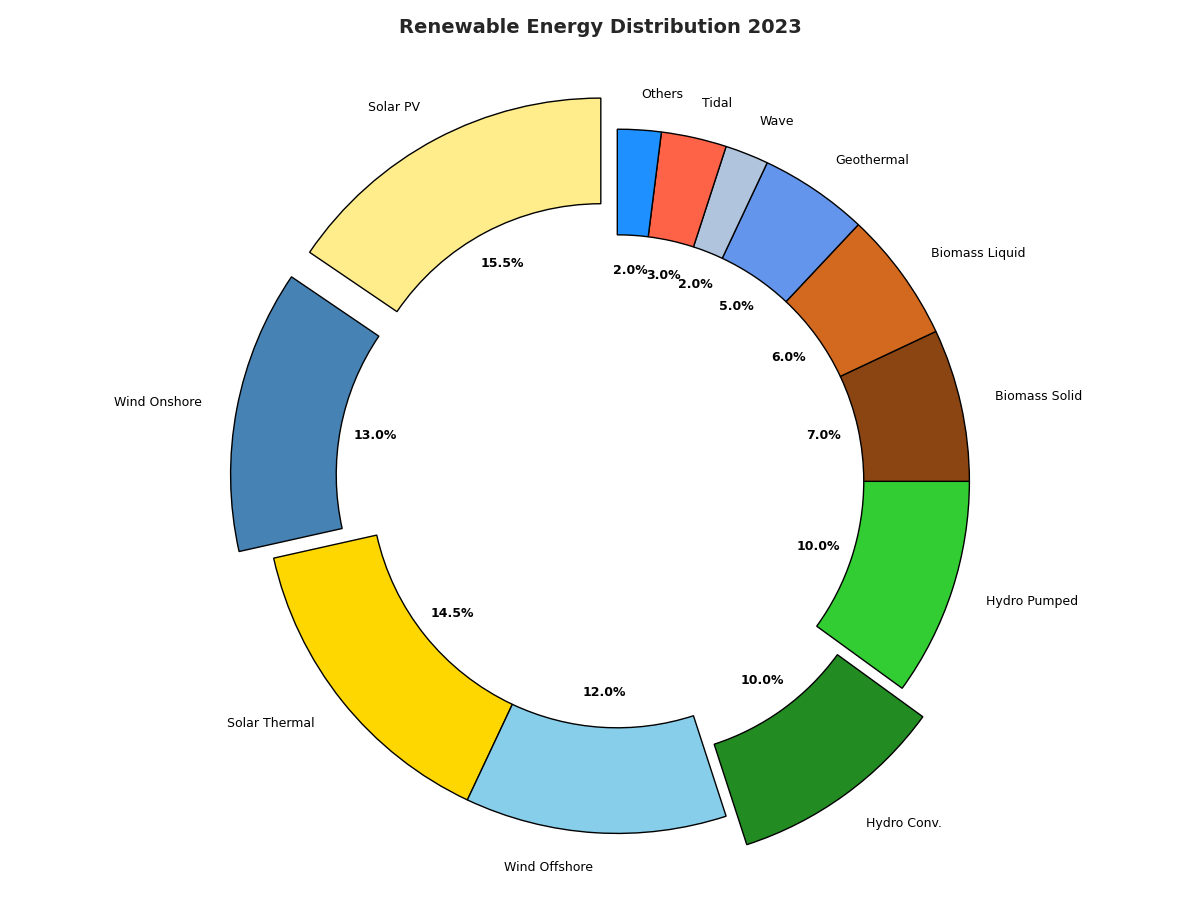

Recreate this plot in Python.
import matplotlib.pyplot as plt

energy_sources = [
    'Solar PV', 'Wind Onshore', 
    'Solar Thermal', 'Wind Offshore', 
    'Hydro Conv.', 'Hydro Pumped', 
    'Biomass Solid', 'Biomass Liquid',
    'Geothermal', 'Wave', 'Tidal', 'Others'
]

percentages = [15.5, 13, 14.5, 12, 10, 10, 7, 6, 5, 2, 3, 2]

colors = [
    '#FFEC8B', '#4682B4', 
    '#FFD700', '#87CEEB', 
    '#228B22', '#32CD32', 
    '#8B4513', '#D2691E', 
    '#6495ED', '#B0C4DE', 
    '#FF6347', '#1E90FF'
]

explode = (0.1, 0.1, 0, 0, 0.1, 0, 0, 0, 0, 0, 0, 0)

plt.figure(figsize=(12, 9))
wedges, texts, autotexts = plt.pie(
    percentages, labels=energy_sources, autopct='%1.1f%%', startangle=90,
    colors=colors, explode=explode, wedgeprops={'edgecolor': 'black', 'width': 0.3}
)

for text in texts + autotexts:
    text.set_fontsize(9)
    text.set_color('black')
for autotext in autotexts:
    autotext.set_fontweight('bold')

plt.title(
    'Renewable Energy Distribution 2023', 
    fontsize=14, fontweight='bold', pad=20
)

plt.axis('equal')
plt.tight_layout()
plt.show()
